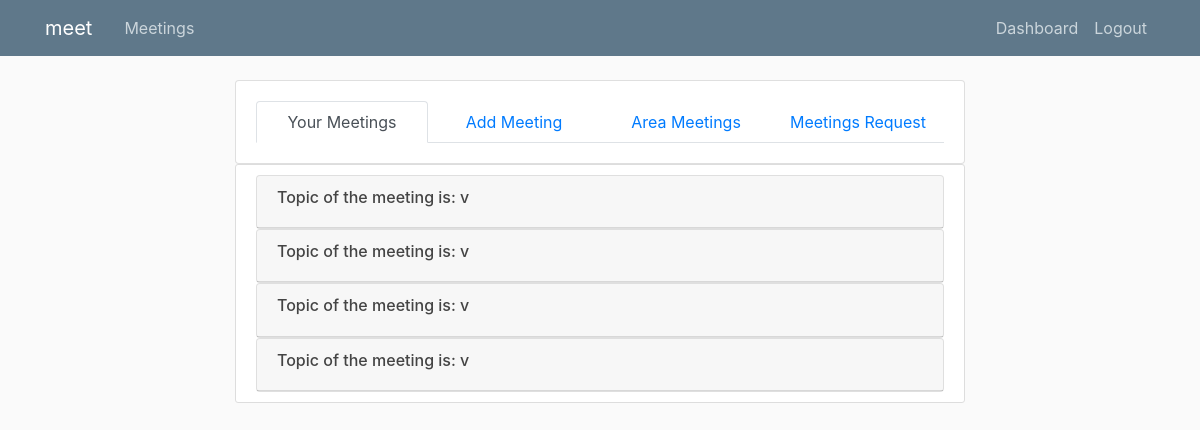
/show_meetings_request (signed in), run on an earlier commit of the app's database.
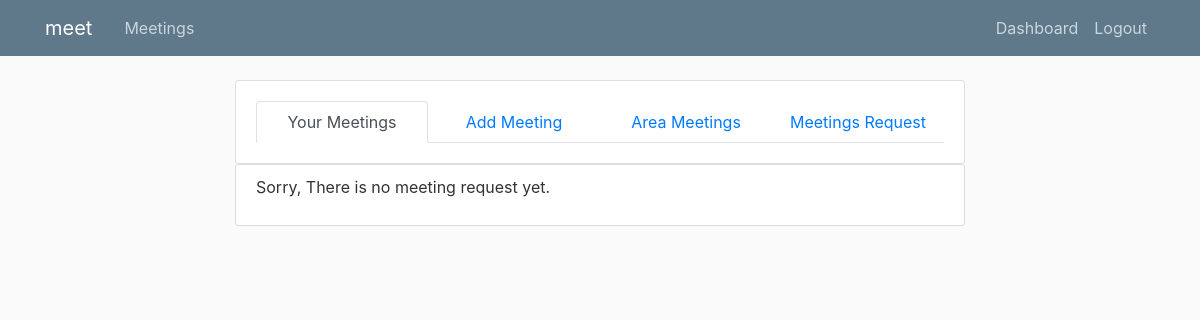
And on a later commit of the database.
### meetings/models.py (models this page shows)
class MeetingsRequest(models.Model):
    MY_Field = (
        ('Applications and Real-Time Area', 'Applications and Real-Time Area'),
        ('General Area', 'General Area'),
        ('Internet Area', 'Internet Area'),
        ('Operations and Management Area  ', 'Operations and Management Area '),
        ('Routing Area ', 'Routing Area '),
        ('Security Area', 'Security Area'),
        ('Transport Area', 'Transport Area'),
    )
    area = models.CharField(max_length=100, choices=MY_Field,default = 'choose your field')
    topic = models.CharField(max_length=250)
    title = models.CharField(max_length=250)
    about_meeting = models.TextField(max_length=500)
    zoom_url = models.URLField(max_length=200)
    time =  models.TimeField(null=True)
    date = models.DateField(null=True)
    user = models.ForeignKey(NewUser,on_delete=models.CASCADE, default = 1)

### meetings/views.py (the view)
# urls.py: path('show_meetings_request', views.show_meetings_request, name="show-meetings-request" ),
@login_required
def show_meetings_request(request):
	context = {
	        'meetings_request': MeetingsRequest.objects.all()
	    }
	return render(request,'meetings/show_meetings_request.html',context)

### meetings/templates/meetings/show_meetings_request.html (shortened to what this page needs)
{% extends "meetings/admin_base_dashboard.html" %}
{% load crispy_forms_tags %}
{% block content %}
    <div class="content-section">
{% if meetings_request %}
{% for meeting  in meetings_request %}
<div id="accordion">
  <div class="card">
    <div class="card-header">
      <a class="card-link" data-toggle="collapse" href="#{{ meeting.id}}">
        <h6>Topic of the meeting is: {{ meeting.topic }}</h6>
      </a>
    </div>
  </div>
</div>
      {% endfor %}
           {% else %}
        <p>Sorry, There is no meeting request yet.</p>
        {% endif %}
    </div>
{% endblock content %}

### meetings/templates/meetings/admin_base_dashboard.html (shortened to what this page needs)
{% load static %}
<!DOCTYPE html>
<html>
<head>
    <link rel="stylesheet" href="https://maxcdn.bootstrapcdn.com/bootstrap/4.0.0/css/bootstrap.min.css">
    <link rel="stylesheet" type="text/css" href="{% static 'meetings/main.css' %}">
</head>
<body>
    <header class="site-header">
      <nav class="navbar navbar-expand-md navbar-dark bg-steel fixed-top">
        <div class="container">
          <a class="navbar-brand mr-4" href="{% url 'home-page' %}">meet</a>
          <div class="collapse navbar-collapse" id="navbarToggle">
            <div class="navbar-nav mr-auto">
          {% if user.is_authenticated %}
          <a class="nav-item nav-link" href="{% url 'show-all-meetings' %}">Meetings</a>
          {% endif %}
            </div>
            <div class="navbar-nav">
              {% if user.is_authenticated %}
                <a class="nav-item nav-link" href="{% url 'admin-dashboard' %}">Dashboard</a>
                <a class="nav-item nav-link" href="{% url 'logout' %}">Logout</a>
              {% endif %}
            </div>
          </div>
        </div>
      </nav>
    </header>
    <main role="main" class="container">
      <div class="row">
        <div class="col-md-2">
        </div>
        <div class="col-md-8">
 <div class="card">
  <div class="card-body">
  <ul class="nav nav-tabs nav-justified">
  <li class="nav-item">
    <a class="nav-link active "   href="{% url 'admin-dashboard' %}">Your Meetings</a>
  </li>
  <li class="nav-item">
    <a class="nav-link"   href="{% url 'admin-add-meeting' %}">Add Meeting</a>
  </li>
   <li class="nav-item">
      <a class="nav-link"    href="{% url 'admin-area-meetings' %}">Area Meetings</a>
  </li>
   <li class="nav-item">
      <a class="nav-link"    href="{% url 'show-meetings-request' %}">Meetings Request</a>
  </li>
</ul>
 </div>
</div>
          {% block content %}
          {% endblock %}
        </div>
        <div class="col-md-2">
        </div>
      </div>
    </main>
</body>
</html>

### meetings/static/meetings/main.css (style rules this page uses)
body { background: #fafafa; color: #333333; margin-top: 5rem; }
ul { margin: 0; }
.bg-steel { background-color: #5f788a; }
.site-header .navbar-nav .nav-link { color: #cbd5db; }
.content-section { background: #ffffff; padding: 10px 20px; border: 1px solid #dddddd; border-radius: 3px; margin-bottom: 20px; }

What changed in the data, as far as the page shows it:
removed MeetingsRequest: topic "v"
removed MeetingsRequest: topic "v"
removed MeetingsRequest: topic "v"
removed MeetingsRequest: topic "v"
Also different on the page:
text now shown: "Sorry, There is no meeting request yet."
